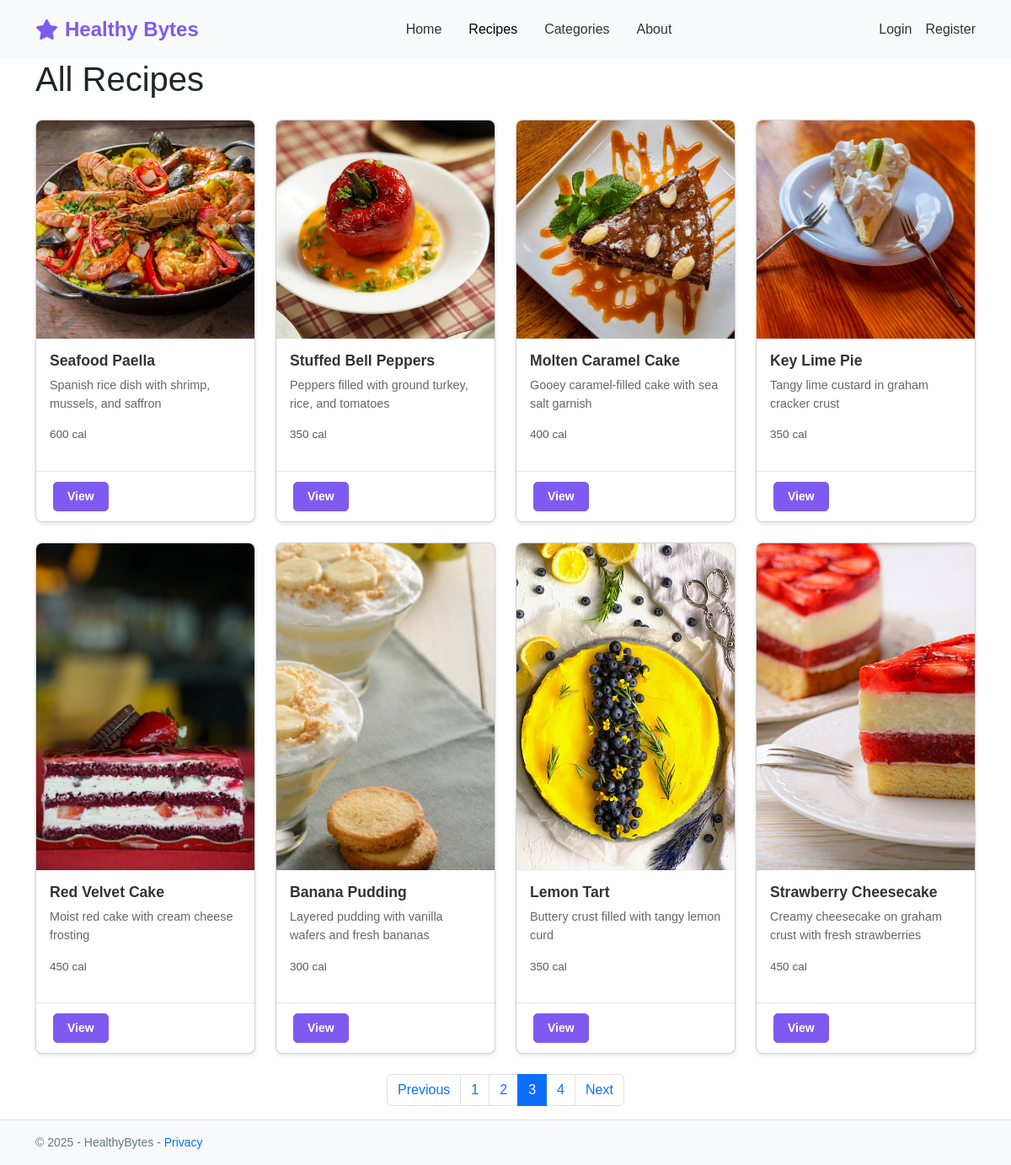
/recipes?page=3, run on the app's committed database.
### app/models.py (models this page shows, shortened)
class Recipe(db.Model):
    id = db.Column(db.Integer, primary_key=True)
    title = db.Column(db.String(100), nullable=False)
    description = db.Column(db.Text, nullable=False)
    calories = db.Column(db.Integer, nullable=True)
    protein = db.Column(db.Float, nullable=True)
    carbs = db.Column(db.Float, nullable=True)
    fats = db.Column(db.Float, nullable=True)
    image_file = db.Column(db.String(20), nullable=True, default='default_recipe.jpg')
    category_id = db.Column(db.Integer, db.ForeignKey('category.id'), nullable=False)
    reviews = db.relationship('Review', backref='recipe', lazy=True)

### app/blueprints/recipes/routes.py (the view)
@recipes.route('/recipes')
def all_recipes():
    page = request.args.get('page', 1, type=int)
    recipes_list = Recipe.query.paginate(page=page, per_page=8)
    return render_template('recipes.html', recipes=recipes_list)

### app/blueprints/recipes/templates/recipes.html
{% extends "base.html" %}
{% block content %}
<h1 class="mb-4">All Recipes</h1>
<div class="row">
    {% for recipe in recipes.items %}
        <div class="col-md-3 mb-4">
            <div class="card h-100">
                <img src="{{ url_for('static', filename='images/recipes/' + recipe.image_file) }}" class="card-img-top" alt="{{ recipe.title }}">
                <div class="card-body">
                    <h5 class="card-title">{{ recipe.title }}</h5>
                    <p class="card-text">{{ recipe.description|truncate(100) }}</p>
                    <p class="text-muted">{{ recipe.calories }} cal</p>
                </div>
                <div class="card-footer bg-transparent">
                    <a href="{{ url_for('recipes.recipe_detail', recipe_id=recipe.id) }}" class="btn btn-primary">View</a>
                </div>
            </div>
        </div>
    {% endfor %}
</div>
<nav aria-label="Page navigation">
    <ul class="pagination justify-content-center">
        {% if recipes.has_prev %}
            <li class="page-item">
                <a class="page-link" href="{{ url_for('recipes.all_recipes', page=recipes.prev_num) }}">Previous</a>
            </li>
        {% else %}
            <li class="page-item disabled">
                <a class="page-link" href="#">Previous</a>
            </li>
        {% endif %}
        {% for page_num in recipes.iter_pages() %}
            {% if page_num %}
                {% if recipes.page == page_num %}
                    <li class="page-item active">
                        <a class="page-link" href="{{ url_for('recipes.all_recipes', page=page_num) }}">{{ page_num }}</a>
                    </li>
                {% else %}
                    <li class="page-item">
                        <a class="page-link" href="{{ url_for('recipes.all_recipes', page=page_num) }}">{{ page_num }}</a>
                    </li>
                {% endif %}
            {% else %}
                <li class="page-item disabled">
                    <a class="page-link" href="#">...</a>
                </li>
            {% endif %}
        {% endfor %}
        {% if recipes.has_next %}
            <li class="page-item">
                <a class="page-link" href="{{ url_for('recipes.all_recipes', page=recipes.next_num) }}">Next</a>
            </li>
        {% else %}
            <li class="page-item disabled">
                <a class="page-link" href="#">Next</a>
            </li>
        {% endif %}
    </ul>
</nav>
{% endblock %}

### app/static/css/style.css (style rules this page uses)
body { font-family: Arial, sans-serif; min-height: 100vh; display: flex; flex-direction: column; }
.btn-primary { background-color: #7f5af0; border-color: #7f5af0; padding: 0.75rem 1.5rem; border-radius: 5px; font-weight: 600; transition: all 0.3s ease; }
.card-img-top { width: 100%; height: 100%; object-fit: cover; transition: transform 0.3s ease; }
.card { transition: transform 0.3s ease, box-shadow 0.3s ease; overflow: hidden; border-radius: 8px; box-shadow: 0 2px 5px rgba(0, 0, 0, 0.1); }
.card-title { font-size: 1.1rem; font-weight: 600; margin-bottom: 0.5rem; color: #333; }
.card-text { font-size: 0.9rem; color: #666; }
.text-muted { font-size: 0.85rem; font-weight: 500; }
.card-footer { background-color: transparent; border-top: 1px solid rgba(0, 0, 0, 0.1); padding: 0.75rem 1.25rem; }
.btn-primary { padding: 0.375rem 1rem; font-size: 0.875rem; }

### data on the page
Recipe: image_file (picture), title "Seafood Paella", description "Spanish rice dish with shrimp, mussels, and saffron", calories "600"
Recipe: image_file (picture), title "Stuffed Bell Peppers", description "Peppers filled with ground turkey, rice, and tomatoes", calories "350"
Recipe: image_file (picture), title "Molten Caramel Cake", description "Gooey caramel-filled cake with sea salt garnish", calories "400"
Recipe: image_file (picture), title "Key Lime Pie", description "Tangy lime custard in graham cracker crust", calories "350"
Recipe: image_file (picture), title "Red Velvet Cake", description "Moist red cake with cream cheese frosting", calories "450"
Recipe: image_file (picture), title "Banana Pudding", description "Layered pudding with vanilla wafers and fresh bananas", calories "300"
Recipe: image_file (picture), title "Lemon Tart", description "Buttery crust filled with tangy lemon curd", calories "350"
Recipe: image_file (picture), title "Strawberry Cheesecake", description "Creamy cheesecake on graham crust with fresh strawberries", calories "450"

### other printed values
{{ page_num }} "1" "2" "4"
{{ page_num }} "3"
